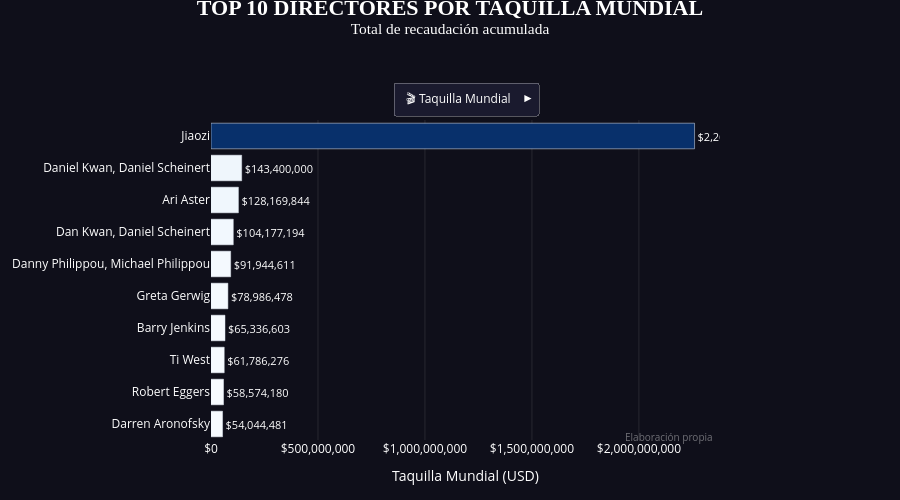

The notebook cell this image was saved under:
### Code cell
import plotly.graph_objects as go

# ── Preparar datos ────────────────────────────────────────────────────────────
df_dir = (
    a24.groupby("DIRECTOR")
    .agg(
        taquilla   =("TAQUILLA MUNDIAL", "sum"),
        presupuesto=("PRESUPUESTO",      "sum"),
    )
    .reset_index()
)

# Top 10 por taquilla
top_taquilla = (
    df_dir.sort_values("taquilla", ascending=False)
    .head(10)
    .sort_values("taquilla", ascending=True)
)

# Top 10 por presupuesto
top_presupuesto = (
    df_dir.sort_values("presupuesto", ascending=False)
    .head(10)
    .sort_values("presupuesto", ascending=True)
)

# ── Figura ────────────────────────────────────────────────────────────────────
fig = go.Figure()

# Traza 1 — Taquilla (visible por defecto)
fig.add_trace(
    go.Bar(
        x=top_taquilla["taquilla"],
        y=top_taquilla["DIRECTOR"],
        orientation="h",
        name="Taquilla Mundial",
        visible=True,
        marker=dict(
            color=top_taquilla["taquilla"],
            colorscale="Blues",
            showscale=False,
        ),
        text=top_taquilla["taquilla"].apply(lambda x: f"${x:,.0f}"),
        textposition="outside",
        textfont=dict(color="white", size=11),
        hovertemplate="<b>%{y}</b><br>Taquilla: $%{x:,.0f}<extra></extra>",
    )
)

# Traza 2 — Presupuesto (oculta por defecto)
fig.add_trace(
    go.Bar(
        x=top_presupuesto["presupuesto"],
        y=top_presupuesto["DIRECTOR"],
        orientation="h",
        name="Presupuesto",
        visible=False,
        marker=dict(
            color=top_presupuesto["presupuesto"],
            colorscale="Greens",
            showscale=False,
        ),
        text=top_presupuesto["presupuesto"].apply(lambda x: f"${x:,.0f}"),
        textposition="outside",
        textfont=dict(color="white", size=11),
        hovertemplate="<b>%{y}</b><br>Presupuesto: $%{x:,.0f}<extra></extra>",
    )
)

# ── Botones ───────────────────────────────────────────────────────────────────
botones = [
    dict(
        label="🎬 Taquilla Mundial",
        method="update",
        args=[
            {"visible": [True, False]},
            {"title": {
                "text": (
                    "<b>TOP 10 DIRECTORES POR TAQUILLA MUNDIAL</b><br>"
                    "<sup>Total de recaudación acumulada</sup>"
                )
            },
            "xaxis": {"title": "Taquilla Mundial (USD)", "tickformat": "$,.0f",
                      "color": "white", "gridcolor": "rgba(255,255,255,0.1)"}
            },
        ],
    ),
    dict(
        label="💰 Presupuesto",
        method="update",
        args=[
            {"visible": [False, True]},
            {"title": {
                "text": (
                    "<b>TOP 10 DIRECTORES POR PRESUPUESTO</b><br>"
                    "<sup>Total de inversión acumulada</sup>"
                )
            },
            "xaxis": {"title": "Presupuesto (USD)", "tickformat": "$,.0f",
                      "color": "white", "gridcolor": "rgba(255,255,255,0.1)"}
            },
        ],
    ),
]

# ── Layout ────────────────────────────────────────────────────────────────────
fig.update_layout(
    updatemenus=[
        dict(
            buttons=botones,
            direction="right",
            showactive=True,
            x=0.5,
            xanchor="center",
            y=1.12,
            yanchor="top",
            bgcolor="#1a1a2e",
            bordercolor="rgba(255,255,255,0.3)",
            font=dict(color="white", size=12),
        )
    ],

    title=dict(
        text=(
            "<b>TOP 10 DIRECTORES POR TAQUILLA MUNDIAL</b><br>"
            "<sup>Total de recaudación acumulada</sup>"
        ),
        font=dict(size=22, color="white", family="Arial Black"),
        x=0.5,
        xanchor="center",
        y=0.97,
    ),

    paper_bgcolor="#0f0f1a",
    plot_bgcolor="#0f0f1a",

    xaxis=dict(
        title="Taquilla Mundial (USD)",
        color="white",
        gridcolor="rgba(255,255,255,0.1)",
        tickformat="$,.0f",
    ),
    yaxis=dict(
        color="white",
        automargin=True,
    ),

    font=dict(color="white"),
    margin={"r": 180, "t": 120, "l": 20, "b": 60},
    height=500,

    annotations=[
        dict(
            text="Elaboración propia",
            x=0.99, y=-0.02,
            xref="paper", yref="paper",
            showarrow=False,
            font=dict(size=10, color="rgba(255,255,255,0.4)"),
            xanchor="right",
        )
    ],
)

fig.show()

### Figure 1 — Plotly figure (JSON) as saved in the notebook; plotly's stock layout.template omitted (floating-point values rounded to 4 significant figures)
{"data": [{"hovertemplate": "<b>%{y}</b><br>Taquilla: $%{x:,.0f}<extra></extra>", "marker": {"color": [54044481, 58574180, 61786276, 65336603, 78986478, 91944611, 104177194, 128169844, 143400000, 2260000000], "colorscale": [[0, "rgb(247,251,255)"], [0.125, "rgb(222,235,247)"], [0.25, "rgb(198,219,239)"], [0.375, "rgb(158,202,225)"], [0.5, "rgb(107,174,214)"], [0.625, "rgb(66,146,198)"], [0.75, "rgb(33,113,181)"], [0.875, "rgb(8,81,156)"], [1, "rgb(8,48,107)"]], "showscale": false}, "name": "Taquilla Mundial", "orientation": "h", "text": ["$54,044,481", "$58,574,180", "$61,786,276", "$65,336,603", "$78,986,478", "$91,944,611", "$104,177,194", "$128,169,844", "$143,400,000", "$2,260,000,000"], "textfont": {"color": "white", "size": 11}, "textposition": "outside", "type": "bar", "visible": true, "x": [54044481, 58574180, 61786276, 65336603, 78986478, 91944611, 104177194, 128169844, 143400000, 2260000000], "y": ["Darren Aronofsky", "Robert Eggers", "Ti West", "Barry Jenkins", "Greta Gerwig", "Danny Philippou, Michael Philippou", "Dan Kwan, Daniel Scheinert", "Ari Aster", "Daniel Kwan, Daniel Scheinert", "Jiaozi"]}, {"hovertemplate": "<b>%{y}</b><br>Presupuesto: $%{x:,.0f}<extra></extra>", "marker": {"color": [20000000, 20000000, 21000000, 25000000, 25000000, 25670000.0, 27640000.0, 28000000, 28170000.0, 75000000], "colorscale": [[0, "rgb(247,252,245)"], [0.125, "rgb(229,245,224)"], [0.25, "rgb(199,233,192)"], [0.375, "rgb(161,217,155)"], [0.5, "rgb(116,196,118)"], [0.625, "rgb(65,171,93)"], [0.75, "rgb(35,139,69)"], [0.875, "rgb(0,109,44)"], [1, "rgb(0,68,27)"]], "showscale": false}, "name": "Presupuesto", "orientation": "h", "text": ["$20,000,000", "$20,000,000", "$21,000,000", "$25,000,000", "$25,000,000", "$25,669,231", "$27,638,462", "$28,000,000", "$28,169,231", "$75,000,000"], "textfont": {"color": "white", "size": 11}, "textposition": "outside", "type": "bar", "visible": false, "x": [20000000, 20000000, 21000000, 25000000, 25000000, 25670000.0, 27640000.0, 28000000, 28170000.0, 75000000], "y": ["J.C. Chandor", "Gilles Paquet-Brenner", "Josh Safdie, Benny Safdie", "Gus Van Sant", "Daniel Kwan, Daniel Scheinert", "Alex Garland", "Ti West", "Dan Kwan, Daniel Scheinert", "Rose Glass", "Lee Cronin"]}], "layout": {"annotations": [{"font": {"color": "rgba(255,255,255,0.4)", "size": 10}, "showarrow": false, "text": "Elaboración propia", "x": 0.99, "xanchor": "right", "xref": "paper", "y": -0.02, "yref": "paper"}], "font": {"color": "white"}, "height": 500, "margin": {"b": 60, "l": 20, "r": 180, "t": 120}, "paper_bgcolor": "#0f0f1a", "plot_bgcolor": "#0f0f1a", "title": {"font": {"color": "white", "family": "Arial Black", "size": 22}, "text": "<b>TOP 10 DIRECTORES POR TAQUILLA MUNDIAL</b><br><sup>Total de recaudación acumulada</sup>", "x": 0.5, "xanchor": "center", "y": 0.97}, "updatemenus": [{"bgcolor": "#1a1a2e", "bordercolor": "rgba(255,255,255,0.3)", "buttons": [{"args": [{"visible": [true, false]}, {"title": {"text": "<b>TOP 10 DIRECTORES POR TAQUILLA MUNDIAL</b><br><sup>Total de recaudación acumulada</sup>"}, "xaxis": {"color": "white", "gridcolor": "rgba(255,255,255,0.1)", "tickformat": "$,.0f", "title": "Taquilla Mundial (USD)"}}], "label": "🎬 Taquilla Mundial", "method": "update"}, {"args": [{"visible": [false, true]}, {"title": {"text": "<b>TOP 10 DIRECTORES POR PRESUPUESTO</b><br><sup>Total de inversión acumulada</sup>"}, "xaxis": {"color": "white", "gridcolor": "rgba(255,255,255,0.1)", "tickformat": "$,.0f", "title": "Presupuesto (USD)"}}], "label": "💰 Presupuesto", "method": "update"}], "direction": "right", "font": {"color": "white", "size": 12}, "showactive": true, "x": 0.5, "xanchor": "center", "y": 1.12, "yanchor": "top"}], "xaxis": {"color": "white", "gridcolor": "rgba(255,255,255,0.1)", "tickformat": "$,.0f", "title": {"text": "Taquilla Mundial (USD)"}}, "yaxis": {"automargin": true, "color": "white"}}}
